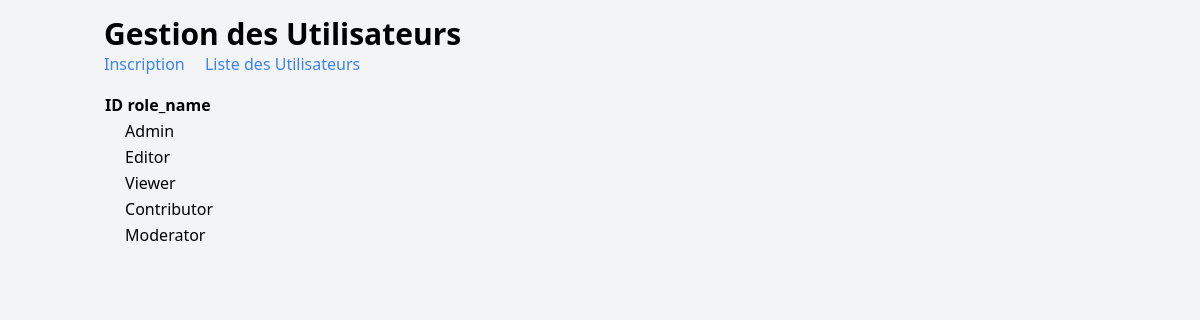
The page /role.php on the database its author committed.
### tables this page shows
CREATE TABLE IF NOT EXISTS `role` (
  `id` int DEFAULT NULL,
  `role_name` varchar(50) DEFAULT NULL
);

### role.php (the view, shortened to what this page needs)
<?php
require_once 'config.php';
$sql = "SELECT id,role_name FROM role";
$result = $conn->query($sql);
?>
<?php if ($result->num_rows > 0) : ?>
    <table>
        <tr>
            <th>ID</th>
            <th>role_name</th>
        </tr>
        <?php while ($row = $result->fetch_assoc()) : ?>
            <tr>
                <td><?php echo $row['id'] ?> </td>
                <td><?= $row['role_name'] ?></td>
            </tr>
        <?php endwhile ?>
    </table>
<?php else : ?>
    <p> pas de resultat </p>
<?php endif;
require 'layout.php';

### rows shown on the page
role: role_name "Admin"
role: role_name "Editor"
role: role_name "Viewer"
role: role_name "Contributor"
role: role_name "Moderator"
